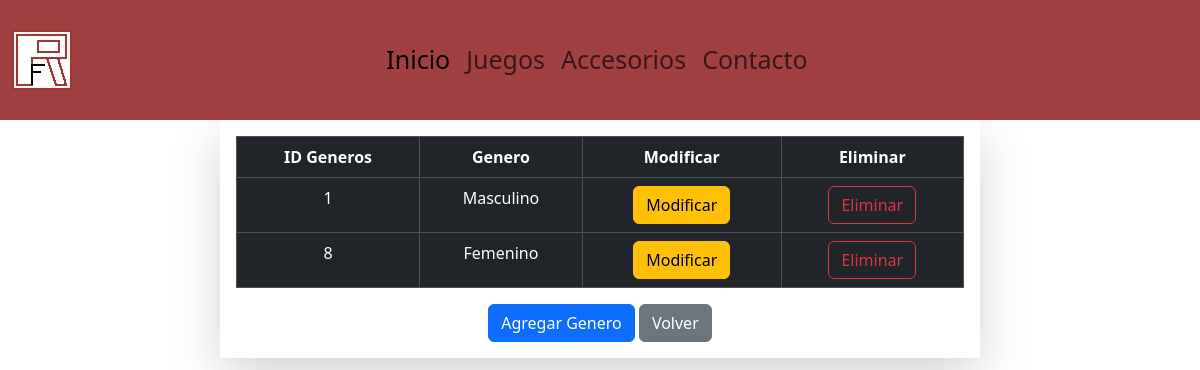
The app's page /core/crud_genero with its own data.
### core/models.py (models this page shows, shortened)
class Genero(models.Model):
    id_genero = models.AutoField(db_column='idGenero', primary_key=True)
    genero = models.CharField(max_length=20,blank=False,null=False)

### core/views.py (the view)
# urls.py: path("crud_genero", views.crud_genero, name = "crud_genero"),
def crud_genero(request):
    generos = Genero.objects.all()
    context = {
        "generos": generos,
    }
    return render(request, "pages/crud_genero.html", context)

### core/templates/pages/crud_genero.html (shortened to what this page needs)
<!DOCTYPE html>
<html lang="en">
<head>
    {% load static%}
    <link rel="stylesheet" href="{% static 'css/style.css'%}">
    <link href="https://cdn.jsdelivr.net/npm/bootstrap@5.3.3/dist/css/bootstrap.min.css" rel="stylesheet">
</head>
<body>
    {% include 'base/header.html'%}
    <main>
        <div class="container">
            <div class="row">
                <div class="col-md-8 shadow-lg mx-auto text-center p-3">
                    <table class="table table-dark table-hover table-bordered">
                        <thead>
                            <th>ID Generos</th>
                            <th>Genero</th>
                            <th>Modificar</th>
                            <th>Eliminar</th>
                        </thead>
                        <tbody>
                            {% if generos %}
                            {% for tmp in generos%}
                            <tr>
                                <td>{{tmp.id_genero}}</td>
                                <td>{{tmp.genero}}</td>
                                <td><a href="{% url 'genero_edit' pk=tmp.id_genero %}"><button class="btn btn-warning">Modificar</button></a></td>
                                <td><a href="{% url 'genero_del' pk=tmp.id_genero %}"><button class="btn btn-outline-danger">Eliminar</button></a></td>
                            </tr>
                            {% endfor %}
                            {% endif %}
                        </tbody>
                    </table>
                    <a href="{% url 'genero_add' %}"><button class="btn btn-primary">Agregar Genero</button></a>
                    <a href="{% url 'crud' %}"><button class="btn btn-secondary">Volver</button></a>
                </div>
            </div>
        </div>
    </main>
</body>
</html>

### core/static/css/style.css (style rules this page uses)
body { background-color: #fff7f0; }

### records on screen
Genero: id_genero "1", genero "Masculino"
Genero: id_genero "8", genero "Femenino"
